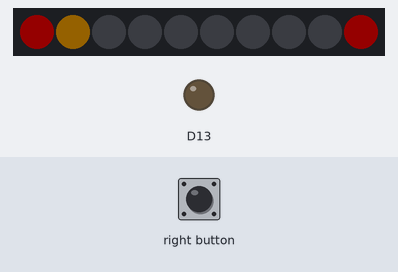
Bench run of a sketch on a simulated Adafruit Circuit Playground Express. Shown: 10 RGB LEDs in strip order, left to right, output pins drawn as LEDs (lit = HIGH). The test bench sets the inputs (shaded band). Dim RGB values are drawn brighter than linear.

Above: at 1.1 s.
At 2.8 s:
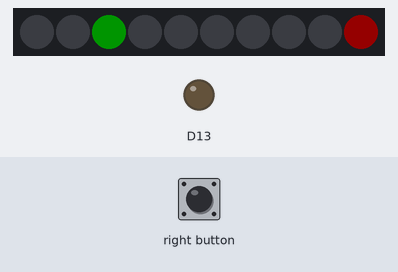
2.9 s: right button pressed for 0.15 s
At 5.4 s:
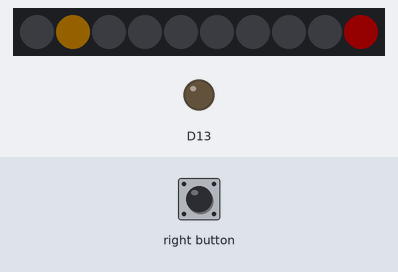
At 9.7 s:
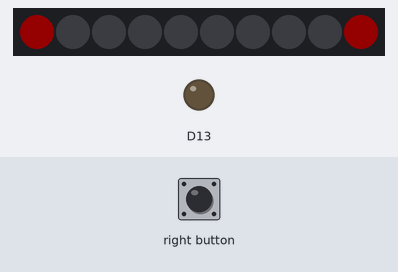
Timing chart, 0 to 11.2 s (numbered marks = the images above; inputs shaded):
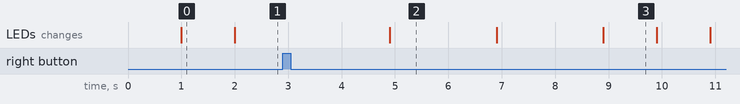

Measured:
- after the input at 2.9 s, the LEDs: change after 2.0 s (image 2)
- what the display in image 0 shows lasts 1.0 s, from 1.0 s to 2.0 s
- what the display in image 2 shows lasts 2.0 s, from 4.9 s to 6.9 s

The sketch:

sketch_apr04c.ino
```cpp
#include <Adafruit_CircuitPlayground.h>

bool rightButtonPressed;

void setup() {
  // put your setup code here, to run once

  CircuitPlayground.begin();
  CircuitPlayground.clearPixels();
}

void loop() {
  // put your main code here, to run repeatedly:
CircuitPlayground.setPixelColor(0, 255, 0, 0);
CircuitPlayground.setPixelColor(9, 255, 0, 0);
  delay(1000);
CircuitPlayground.setPixelColor(1, 255, 165, 0);
delay(1000);
CircuitPlayground.setPixelColor(0, 0, 0, 0);
CircuitPlayground.setPixelColor(1, 0, 0, 0);
do{
CircuitPlayground.setPixelColor(2, 0, 255, 0);
rightButtonPressed = CircuitPlayground.rightButton();
} while(!rightButtonPressed);
delay(2000);
CircuitPlayground.setPixelColor(2, 0, 0, 0);
CircuitPlayground.setPixelColor(1, 255, 165, 0);
delay(2000);
CircuitPlayground.setPixelColor(1, 0, 0, 0);
CircuitPlayground.setPixelColor(0, 255, 0, 0);

CircuitPlayground.setPixelColor(9, 0, 0, 0);
CircuitPlayground.setPixelColor(8, 0, 255, 0);
delay(2000);
CircuitPlayground.setPixelColor(8, 0, 0, 0);
}
```
